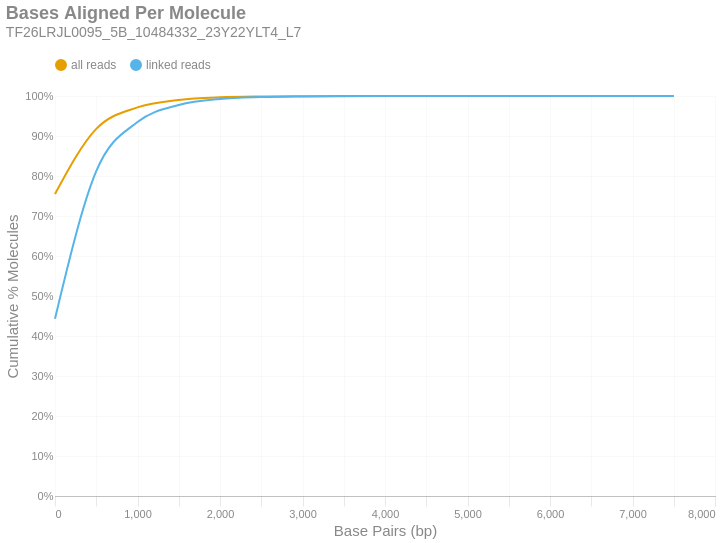

Notebook code for this chart:
### Markdown cell above
### Bases Aligned Per Molecule
This is a cumulative frequency distribution showing the number of base pairs aligned per unique molecule. These data are shown in 500 bp bins. There are two distributions: one with `all reads` (yellow) and another with only `linked reads` (blue). The percent of molecules in the `linked reads` distribution is relative to the total number of linked molecules.

### Code cell
if SKIPLR:
    print_html(f"Skipped")
else:
    binned_df = consolidated_hist(valids['aligned_bp'], mask, 500, True)
    with SafeRender(binned_df):
        (
            density_plot(binned_df, 'Bases Aligned Per Molecule', samplename, 'basesper')
            .encode(
                x=alt.X('bin:Q', title="Base Pairs (bp)").axis(tickMinStep=500).scale(padding=0),
                y=alt.Y('value:Q', title='Cumulative % Molecules')
                    .axis(format='%')
                    .scale(domain = [0,1])
                    .stack(False),
                color=alt.Color("key:N").scale(domain = ["all reads", "linked reads"]),
                tooltip = [
                    alt.Tooltip("key:N", title = "Data Type"),
                    alt.Tooltip("range_label:N", title="Bases Aligned Per Molecule"),
                    alt.Tooltip("value:Q", format = ".2%", title="% Molecules (Cum.)")
                ]
            )
        ).display()

### Figure 1 — Vega-Lite specification as saved in the notebook (floating-point values rounded to 4 significant figures)
{"width": "container", "height": 400, "config": {"title": {"anchor": "start", "dy": -15, "fontSize": 18, "color": "#888888", "subtitleColor": "#888888", "subtitleFontSize": 14}, "arc": {"fill": "#0072B2"}, "axis": {"domainColor": "#888888", "domainWidth": 0.5, "gridWidth": 0.2, "grid": false, "titleFontWeight": 400, "titleFontSize": 15, "labelFontSize": 11, "labelColor": "#888888", "tickColor": "#888888", "tickWidth": 0.2, "titleColor": "#888888"}, "axisBand": {"grid": false}, "axisX": {"grid": true, "tickSize": 10, "domainCap": "round"}, "axisY": {"domain": false, "grid": true, "tickSize": 0, "domainCap": "round"}, "background": "transparent", "header": {"labelFontSize": 15, "labelColor": "#888888", "titleFontSize": 15, "titleFontWeight": 600, "titleColor": "#888888"}, "legend": {"labelFont": "sans-serif", "labelFontSize": 12, "labelColor": "#888888", "symbolSize": 100, "symbolType": "circle", "titleFontSize": 12, "titlePadding": 10, "titleColor": "#888888", "title": null, "orient": "top"}, "range": {"category": ["#E69F00", "#56B4E9", "#009E73", "#F0E442", "#0072B2", "#D55E00", "#CC79A7", "#000000"], "diverging": ["#cfe8f3", "#a2d4ec", "#73bfe2", "#46abdb", "#1696d2", "#12719e"]}, "area": {"fill": "#0072B2", "fillOpacity": 0.7, "line": true, "strokeOpacity": 0.7}, "line": {"color": "#0072B2", "stroke": "#0072B2", "strokeWidth": 2}, "trail": {"color": "#0072B2", "stroke": "#0072B2", "strokeWidth": 0, "size": 1}, "point": {"filled": true, "fillOpacity": 1.0, "size": 95}, "text": {"color": "#888888", "fontSize": 11, "align": "right", "fontWeight": 400, "size": 11}, "bar": {"fill": "#0072B2", "stroke": null}, "view": {"stroke": null, "continuousWidth": 660, "continuousHeight": 400}}, "data": {"name": "data-eecfc118827417ea7be97c9de1dfe83f"}, "mark": {"type": "line", "interpolate": "monotone", "point": {"opacity": 0, "size": 275}}, "encoding": {"color": {"field": "key", "scale": {"domain": ["all reads", "linked reads"]}, "type": "nominal"}, "tooltip": [{"field": "key", "title": "Data Type", "type": "nominal"}, {"field": "range_label", "title": "Bases Aligned Per Molecule", "type": "nominal"}, {"field": "value", "format": ".2%", "title": "% Molecules (Cum.)", "type": "quantitative"}], "x": {"axis": {"tickMinStep": 500}, "field": "bin", "scale": {"padding": 0}, "title": "Base Pairs (bp)", "type": "quantitative"}, "y": {"axis": {"format": "%"}, "field": "value", "scale": {"domain": [0, 1]}, "stack": false, "title": "Cumulative % Molecules", "type": "quantitative"}}, "params": [{"name": "param_c36ac31b6afebe62", "select": {"type": "point", "fields": ["key"]}, "bind": "legend"}], "title": {"text": "Bases Aligned Per Molecule", "subtitle": "TF26LRJL0095_5B_10484332_23Y22YLT4_L7"}, "transform": [{"fold": ["all reads (cumsum)", "linked reads (cumsum)"]}, {"calculate": "replace(datum.key, ' (cumsum)', '')", "as": "key"}, {"filter": {"param": "param_c36ac31b6afebe62"}}], "usermeta": {"embedOptions": {"downloadFileName": "TF26LRJL0095_5B_10484332_23Y22YLT4_L7.basesper"}}, "$schema": "https://vega.github.io/schema/vega-lite/v6.4.1.json", "datasets": {"data-eecfc118827417ea7be97c9de1dfe83f": [{"bin": "0.0", "interval": "0.0-500.0", "all reads": 0.7549, "linked reads": 0.4433, "all reads (cumsum)": 0.7549, "linked reads (cumsum)": 0.4433, "range_label": "0-499"}, {"bin": "500.0", "interval": "500.0-1000.0", "all reads": 0.1628, "linked reads": 0.3686, "all reads (cumsum)": 0.9177, "linked reads (cumsum)": 0.812, "range_label": "500-999"}, {"bin": "1000.0", "interval": "1000.0-1500.0", "all reads": 0.05377, "linked reads": 0.1228, "all reads (cumsum)": 0.9715, "linked reads (cumsum)": 0.9348, "range_label": "1000-1499"}, {"bin": "1500.0", "interval": "1500.0-2000.0", "all reads": 0.01862, "linked reads": 0.04255, "all reads (cumsum)": 0.9901, "linked reads (cumsum)": 0.9774, "range_label": "1500-1999"}, {"bin": "2000.0", "interval": "2000.0-2500.0", "all reads": 0.006641, "linked reads": 0.01518, "all reads (cumsum)": 0.9967, "linked reads (cumsum)": 0.9925, "range_label": "2000-2499"}, {"bin": "2500.0", "interval": "2500.0-3000.0", "all reads": 0.002077, "linked reads": 0.004747, "all reads (cumsum)": 0.9988, "linked reads (cumsum)": 0.9973, "range_label": "2500-2999"}, {"bin": "3000.0", "interval": "3000.0-3500.0", "all reads": 0.0007383, "linked reads": 0.001688, "all reads (cumsum)": 0.9996, "linked reads (cumsum)": 0.999, "range_label": "3000-3499"}, {"bin": "3500.0", "interval": "3500.0-4000.0", "all reads": 0.0002826, "linked reads": 0.0006459, "all reads (cumsum)": 0.9998, "linked reads (cumsum)": 0.9996, "range_label": "3500-3999"}, {"bin": "4000.0", "interval": "4000.0-4500.0", "all reads": 0.0001063, "linked reads": 0.000243, "all reads (cumsum)": 0.9999, "linked reads (cumsum)": 0.9999, "range_label": "4000-4499"}, {"bin": "4500.0", "interval": "4500.0-5000.0", "all reads": 3.634e-05, "linked reads": 8.306e-05, "all reads (cumsum)": 1.0, "linked reads (cumsum)": 1.0, "range_label": "4500-4999"}, {"bin": "5000.0", "interval": "5000.0-5500.0", "all reads": 1.276e-05, "linked reads": 2.916e-05, "all reads (cumsum)": 1.0, "linked reads (cumsum)": 1.0, "range_label": "5000-5499"}, {"bin": "5500.0", "interval": "5500.0-6000.0", "all reads": 4.252e-06, "linked reads": 9.72e-06, "all reads (cumsum)": 1.0, "linked reads (cumsum)": 1.0, "range_label": "5500-5999"}, {"bin": "6000.0", "interval": "6000.0-6500.0", "all reads": 1.546e-06, "linked reads": 3.534e-06, "all reads (cumsum)": 1.0, "linked reads (cumsum)": 1.0, "range_label": "6000-6499"}, {"bin": "6500.0", "interval": "6500.0-7000.0", "all reads": 7.731e-07, "linked reads": 1.767e-06, "all reads (cumsum)": 1.0, "linked reads (cumsum)": 1.0, "range_label": "6500-6999"}, {"bin": "7000.0", "interval": "7000.0-7500.0", "all reads": 0.0, "linked reads": 0.0, "all reads (cumsum)": 1.0, "linked reads (cumsum)": 1.0, "range_label": "7000-7499"}, {"bin": "7500.0", "interval": "7500.0-8000.0", "all reads": 3.866e-07, "linked reads": 8.836e-07, "all reads (cumsum)": 1.0, "linked reads (cumsum)": 1.0, "range_label": "7500-7999"}]}}
